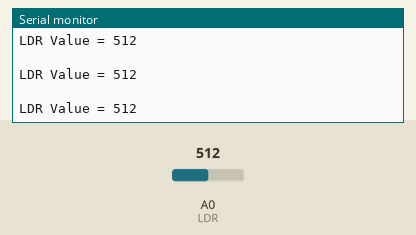
Recording of a sketch running on a simulated Arduino Uno, built with avr-gcc and run on an emulated ATmega328P. Shown: the last lines printed to the serial monitor. The test bench sets the inputs (shaded band); at power-on: A0 (LDR) = 512.

Above: at 1.2 s.
1.3 s: A0 (LDR) set to 716
At 1.61 s:
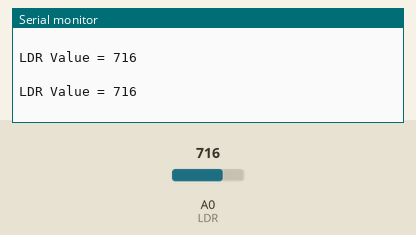
2.8 s: A0 (LDR) set to 900
At 2.82 s:
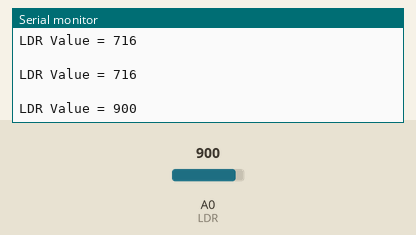
Timing chart, 0 to 5.8 s (numbered marks = the images above; inputs shaded):
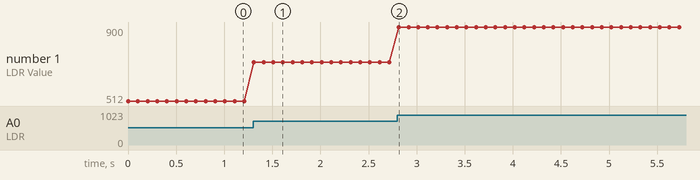

The sketch:

reading_serial_monitor_value_by_using_LDR.ino
```cpp
// C++ code
//
int LDR_input = A0; // LDR Input Pin
void setup()
{
  Serial.begin(9600); // Starting Communication
}

void loop()
{
  int sensor_val = analogRead(A0); // Reading LDR input value
  Serial.println(" ");
  Serial.print("LDR Value = ");
  Serial.println(sensor_val);
  delay(100);
}
```

Measured:
- after the input at 1.3 s, the serial monitor: prints a new line at once (image 1)
- after the input at 2.8 s, the serial monitor: prints a new line at once (image 2)
- plotted number 1: 512 → 716 after the input at 1.3 s, 716 → 900 after the input at 2.8 s
